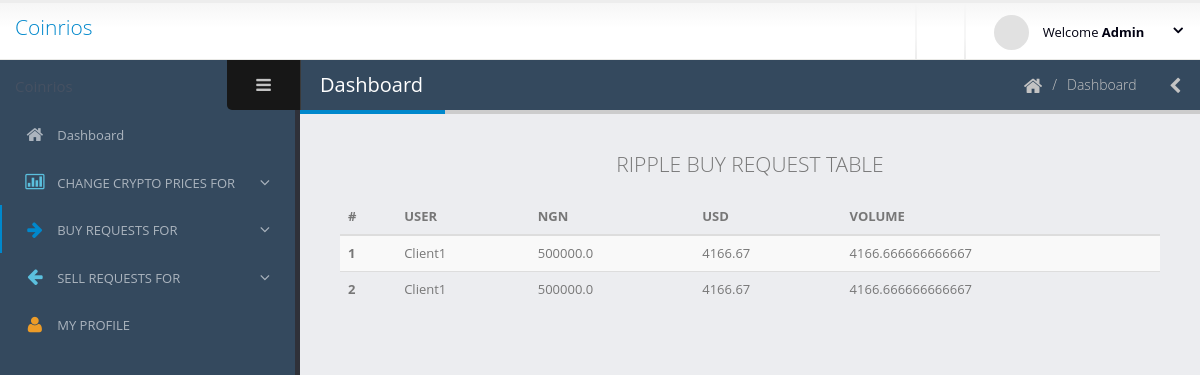
Page /administrator/ripple-buy-requests/ (signed in) on the committed database.
### login/models.py (models this page shows)
class User(AbstractUser):
    is_administrator = models.BooleanField(default=False)
    is_registered_user = models.BooleanField(default=False)
    address = models.CharField(max_length=200)
    city = models.CharField(max_length=200)
    state = models.CharField(max_length=200)
    country = models.CharField(max_length=200)
    is_verified = models.BooleanField(default=False)
    confirmed_email = models.BooleanField(default=False)
    drivers_license_or_international_passport_or_national_id_card = models.FileField(validators=[validate_file_size])
    utility_bill = models.FileField(validators=[validate_file_size])

### registered_user/models.py (models this page shows, shortened)
class Ripple(models.Model):
    user = models.ForeignKey(User, on_delete=models.CASCADE)
    NGN = models.FloatField()
    USD = models.FloatField()
    volume = models.FloatField()

### administrator/views.py (the view)
# urls.py: path('ripple-buy-requests/', views.RippleBuyRequests.as_view(), name='ripple_buy_requests'),
@method_decorator([login_required(), administrator_required()], name='dispatch')
class RippleBuyRequests(ListView):
    model = Ripple
    context_object_name = 'ripple_request'
    template_name = 'administrator/rippleBuyRequests.html'

### administrator/templates/administrator/rippleBuyRequests.html (shortened to what this page needs)
{% extends 'administrator/base.html' %}
{% block navLinks %}{% load static %}
<li>
    <a href="#">
        <i class="fa fa-home" aria-hidden="true"></i>
        <span>Dashboard</span>
    </a>
</li>
<li class="nav-parent">
    <a>
        <i class="text-info fa fa-bar-chart-o" aria-hidden="true"></i>
        <span>CHANGE CRYPTO PRICES FOR</span>
    </a>
</li>
<li class="nav-parent nav-active">
    <a>
        <i class="text-primary fa fa-arrow-right" aria-hidden="true"></i>
        <span>BUY REQUESTS FOR</span>
    </a>
</li>
<li class="nav-parent">
    <a>
        <i class="text-info fa fa-arrow-left" aria-hidden="true"></i>
        <span>SELL REQUESTS FOR</span>
    </a>
</li>
<li>
    <a href="#">
        <i class="text-warning fa fa-user" aria-hidden="true"></i>
        <span>MY PROFILE</span>
    </a>
</li>
{% endblock %} {% block body %}
<p class="text-center lead">RIPPLE BUY REQUEST TABLE</p>
<div class="table-responsive">
    <table class="table table-striped">
        <thead>
            <tr>
                <th scope="col">#</th>
                <th scope="col">USER</th>
                <th scope="col">NGN</th>
                <th scope="col">USD</th>
                <th scope="col">VOLUME</th>
            </tr>
        </thead>
        <tbody>
         {% for fields in ripple_request %}
            <tr>
                <th scope="row">{{ fields.pk }}</th>
                <td>{{ fields.user }}</td>
                <td>{{ fields.NGN }}</td>
                <td>{{ fields.USD }}</td>
                <td>{{ fields.volume }}</td>
            </tr>
         {% endfor %}
        </tbody>
    </table>
</div>
{% endblock %}

### administrator/templates/administrator/base.html (shortened to what this page needs)
<!doctype html>
<html class="fixed">
	<head>
        {% load static %}
		<link rel="stylesheet" href="{% static 'administrator/css/bootstrap-1.css' %}" />
		<link rel="stylesheet" href="{% static 'administrator/css/font-awesome/css/font-awesome.css' %}" />
		<link rel="stylesheet" href="{% static 'administrator/css/magnific-popup/magnific-popup.css' %}" />
		<link rel="stylesheet" href="{% static 'administrator/css/theme.css' %}" />
		<link rel="stylesheet" href="{% static 'administrator/css/skins/default.css' %}" />
		<link rel="stylesheet" href="{% static 'administrator/css/hugoFramework.css' %}" />
	</head>
	<body>
    {% if user.is_authenticated %}
        <section class="body">
			<header class="header">
				<div class="logo-container">
					<a href="#" class="logo">
						<p class="lead">Coinrios</p>
					</a>
				</div>
				<div class="header-right">
					<span class="separator"></span>
					<span class="separator"></span>
					<div id="userbox" class="userbox">
						<a href="#" data-toggle="dropdown">
							<figure class="profile-picture">
								<img src="{% static 'administrator/img/!logged-user.jpg' %}" alt="Logged User" class="img-circle" data-lock-picture="{% static 'administrator/img/!logged-user.jpg' %}"/>
							</figure>
							<div class="profile-info" data-lock-name="{{ user }}" data-lock-email="{{ user.email }}">
                                <span class="name">Welcome <strong>{{ user }}</strong></span>
							</div>
							<i class="fa custom-caret"></i>
						</a>
					</div>
				</div>
			</header>
			<div class="inner-wrapper">
				<aside id="sidebar-left" class="sidebar-left">
					<div class="sidebar-header">
						<div class="sidebar-title">
						</div>
						<div class="sidebar-toggle hidden-xs" data-toggle-class="sidebar-left-collapsed" data-target="html" data-fire-event="sidebar-left-toggle">
							<i class="fa fa-bars" aria-label="Toggle sidebar"></i>
						</div>
					</div>
					<div class="nano">
						<div class="nano-content">
							<nav id="menu" class="nav-main" role="navigation">
								<ul class="nav nav-main">
                                    {% block navLinks %}{% endblock %}
								</ul>
							</nav>
						</div>
					</div>
				</aside>
				<section role="main" class="content-body">
					<header class="page-header">
						<h2>Dashboard</h2>
						<div class="right-wrapper pull-right">
							<ol class="breadcrumbs">
								<li>
									<a>
										<i class="fa fa-home"></i>
									</a>
								</li>
								<li><span>Dashboard</span></li>
							</ol>
							<a class="sidebar-right-toggle" data-open="sidebar-right"><i class="fa fa-chevron-left"></i></a>
						</div>
					</header>
                    {% block body %}{% endblock %}
		</section>
    {% else %}
        <h1>Sorry Please <a href="{% url 'login' %}">Login</a></h1>
    {% endif %}
	</body>
</html>

### administrator/static/administrator/css/skins/default.css (style rules this page uses)
a, .btn-link { color: #0088cc; }
.text-primary { color: #0088cc !important; }
.page-header h2 { border-bottom-color: #0088cc; }
ul.nav-main > li.nav-active > a { box-shadow: 2px 0 0 #0088cc inset; }

### rows in the picture
User: username "Admin"
Ripple: pk "1", user "Client1", NGN "500000.0", USD "4166.67", volume "4166.666666666667"
Ripple: pk "2", user "Client1", NGN "500000.0", USD "4166.67", volume "4166.666666666667"
